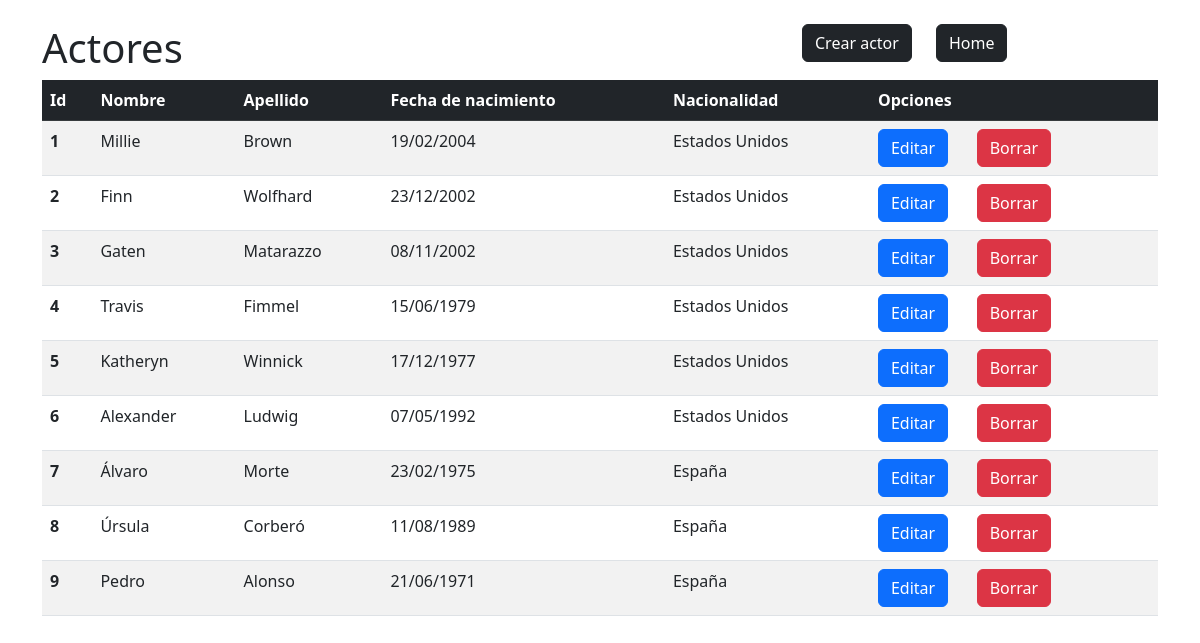
Page /views/actor/list.php on the committed database.
### tables this page shows
CREATE TABLE actor (
	id int NOT NULL PRIMARY KEY AUTO_INCREMENT,
    name varchar(255) NOT NULL,
    lastname varchar(255) NOT NULL,
    birth_date date NOT NULL,
    nationality varchar(255) NOT NULL
);

### models/Actor.php (called while the page is built, shortened)
<?php
class Actor
{
    private $id;
    private $name;
    private $lastname;
    private $birthDate;
    private $nationality;
    public function __construct($id = null, $name = null, $lastname = null, $birthDate = null, $nationality = null)
    {
        $this->id = $id;
        $this->name = $name;
        $this->lastname = $lastname;
        $this->birthDate = $birthDate;
        $this->nationality = $nationality;
    }
    public function getId()
    {
        return $this->id;
    }
    public function getName()
    {
        return $this->name;
    }
    public function getLastname()
    {
        return $this->lastname;
    }
    public function getBirthDate()
    {
        return $this->birthDate;
    }
    public function getNationality()
    {
        return $this->nationality;
    }
    public function getAll()
    {
        $mysqli = initConnectionDb();
        $query = $mysqli->query("SELECT * FROM actor ORDER BY id");
        $listData = [];
        foreach ($query as $item) {
            $formatedDate = date("d/m/Y", strtotime($item['birth_date']));
            $itemObject = new Actor($item['id'], $item['name'], $item['lastname'], $formatedDate, $item['nationality']);
            array_push($listData, $itemObject);
        }
        return $listData;
    }
}

### controllers/ActorController.php (called while the page is built, shortened)
<?php
require_once(__DIR__ . '/../models/Actor.php');
function listActors()
{
    $model = new Actor();
    $actorList = $model->getAll();
    return $actorList;
}

### views/actor/list.php (the view, shortened to what this page needs)
<?php
include '../header.php';
require_once(__DIR__ . '/../../controllers/ActorController.php'); ?>
<div class="container" style="margin-top:2%">
    <div class="row">
        <div class="col-sm-8">
            <h1>Actores</h1>
        </div>
        <div class="col-sm-auto">
            <a href="create.php" class="btn btn-dark">Crear actor</a>
        </div>
        <div class="col-sm-auto">
            <a href="../../index.php" class="btn btn-dark">Home</a>
        </div>
        <div>
            <?php
            $actorList = listActors();
            if (count($actorList) > 0) {
            ?>
                <table class="table table-striped">
                    <thead class="table-dark">
                        <th>Id</th>
                        <th>Nombre</th>
                        <th>Apellido</th>
                        <th>Fecha de nacimiento</th>
                        <th>Nacionalidad</th>
                        <th>Opciones</th>
                    </thead>
                    <tbody>
                        <?php
                        foreach ($actorList as $actor) {
                        ?>
                            <tr>
                                <th scope="row"><?php echo $actor->getId(); ?></th>
                                <td><?php echo $actor->getName(); ?></td>
                                <td><?php echo $actor->getLastname(); ?></td>
                                <td><?php echo $actor->getBirthDate(); ?></td>
                                <td><?php echo $actor->getNationality(); ?></td>
                                <td>
                                    <div class="row">
                                        <div class="col-sm-4">
                                            <a href="create.php?update&id=<?php echo $actor->getId(); ?>" class="btn btn-primary">Editar</a>
                                        </div>
                                        <div class="col-sm-4">
                                            <form action="delete.php" method="POST">
                                                <input type="submit" class="btn btn-danger" value="Borrar"  onclick="return confirm('¿Desea borrar el registro?')"></input>
                                            </form>
                                        </div>
                                    </div>
                                </td>
                            </tr>
                        <?php
                        }
                        ?>
                    </tbody>
                </table>
            <?php
            } else {
            ?>
                <div class="alert alert-primary">
                    Aún no existen actores
                </div>
            <?php
            }
            ?>
        </div>
    </div>
</div>

### views/header.php (shortened to what this page needs)
<!doctype html>
<html lang="en">
<head>
  <link href="https://cdn.jsdelivr.net/npm/bootstrap@5.3.0-alpha1/dist/css/bootstrap.min.css" rel="stylesheet">
</head>

### rows in the picture
actor: id "1", name "Millie", lastname "Brown", birth_date "19/02/2004", nationality "Estados Unidos"
actor: id "2", name "Finn", lastname "Wolfhard", birth_date "23/12/2002", nationality "Estados Unidos"
actor: id "3", name "Gaten", lastname "Matarazzo", birth_date "08/11/2002", nationality "Estados Unidos"
actor: id "4", name "Travis", lastname "Fimmel", birth_date "15/06/1979", nationality "Estados Unidos"
actor: id "5", name "Katheryn", lastname "Winnick", birth_date "17/12/1977", nationality "Estados Unidos"
actor: id "6", name "Alexander", lastname "Ludwig", birth_date "07/05/1992", nationality "Estados Unidos"
actor: id "7", name "Álvaro", lastname "Morte", birth_date "23/02/1975", nationality "España"
actor: id "8", name "Úrsula", lastname "Corberó", birth_date "11/08/1989", nationality "España"
actor: id "9", name "Pedro", lastname "Alonso", birth_date "21/06/1971", nationality "España"
